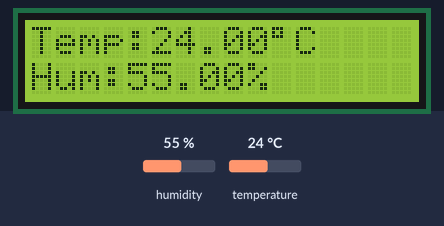
The sketch below on a simulated ESP32. Shown: 16×2 character LCD. The test bench sets the inputs (shaded band); at power-on: humidity 55 %, temperature 24 °C. What the sketch prints to the serial monitor is not drawn.

Above: at 3.2 s.
3.3 s: humidity set to 22 %
At 4.6 s:
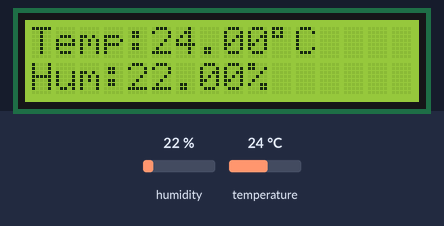
6.0 s: temperature set to 12 °C
At 7.2 s:
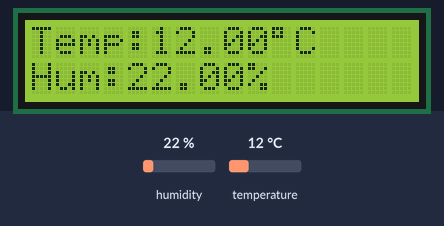
8.7 s: humidity set to 40 %
At 11.3 s:
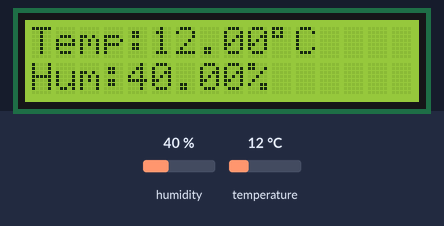
11.7 s: temperature set to 19 °C
At 12.7 s:
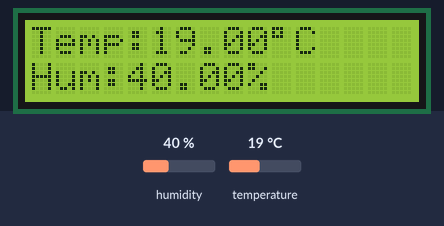
Timing chart, 0 to 14.7 s (numbered marks = the images above; inputs shaded):
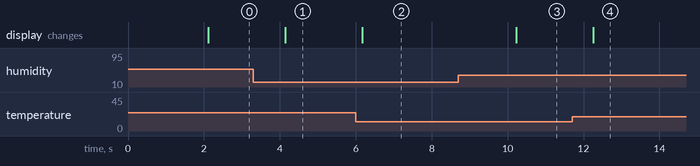

Measured:
- after the input at 3.3 s, the display: changes after 0.84 s (image 1)
- after the input at 6.0 s, the display: changes after 0.17 s (image 2)
- after the input at 8.7 s, the display: changes after 1.5 s (image 3)
- after the input at 11.7 s, the display: changes after 0.56 s (image 4)

The sketch:

sketch.ino
```cpp
#include <Wire.h>
#include <LiquidCrystal_I2C.h>
#include <DHT.h>

#define DHTPIN 4
#define DHTTYPE DHT22      // Change to DHT11 if using DHT11

DHT dht(DHTPIN, DHTTYPE);

// LCD Address 0x27, 16 columns, 2 rows
LiquidCrystal_I2C lcd(0x27, 16, 2);

void setup() {
  Serial.begin(115200);

  dht.begin();

  lcd.init();
  lcd.backlight();

  lcd.setCursor(0,0);
  lcd.print("Smart Env");
  lcd.setCursor(0,1);
  lcd.print("Monitor");

  delay(2000);
  lcd.clear();
}

void loop() {

  float temperature = dht.readTemperature();
  float humidity = dht.readHumidity();

  if (isnan(temperature) || isnan(humidity)) {
    Serial.println("Sensor Error");

    lcd.clear();
    lcd.setCursor(0,0);
    lcd.print("Sensor Error");

    delay(2000);
    return;
  }

  Serial.print("Temperature: ");
  Serial.print(temperature);
  Serial.print(" C  ");

  Serial.print("Humidity: ");
  Serial.print(humidity);
  Serial.println(" %");

  lcd.clear();

  lcd.setCursor(0,0);
  lcd.print("Temp:");
  lcd.print(temperature);
  lcd.print((char)223);
  lcd.print("C");

  lcd.setCursor(0,1);
  lcd.print("Hum:");
  lcd.print(humidity);
  lcd.print("%");

  delay(2000);
}
```
